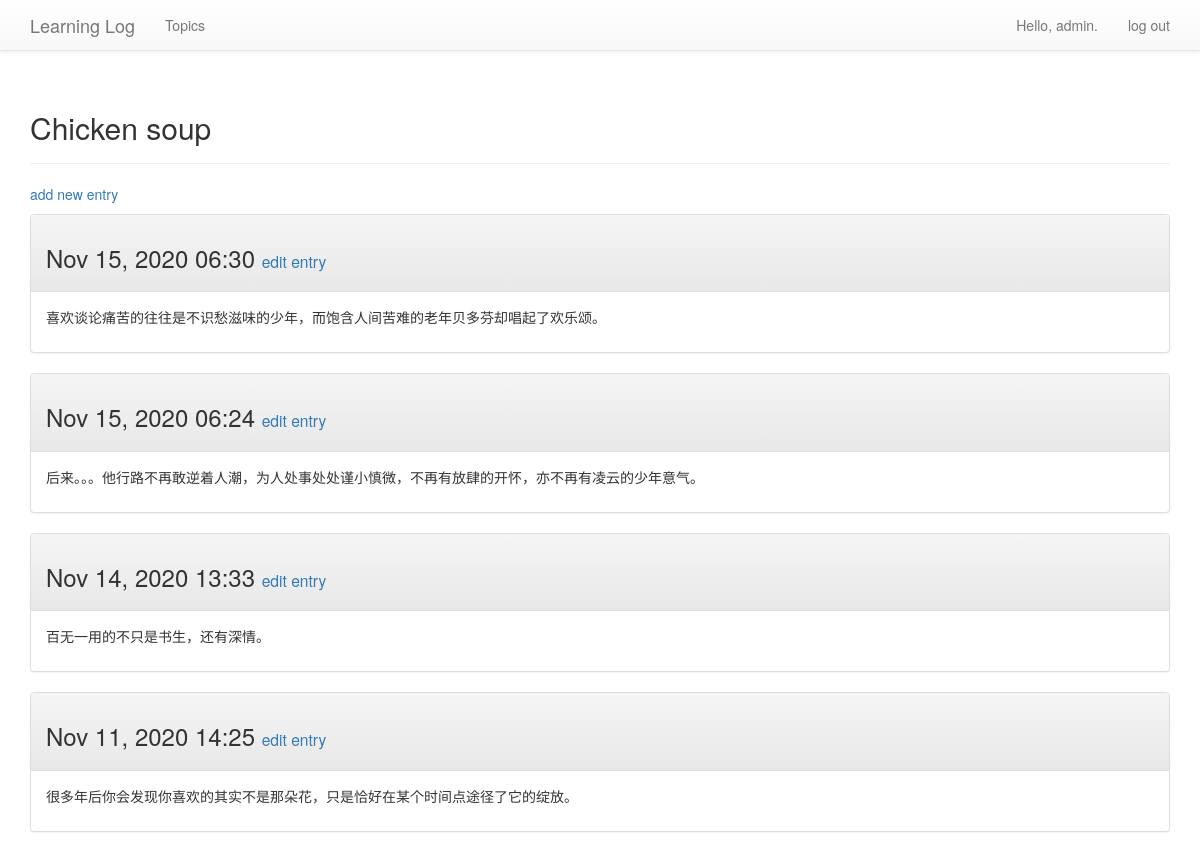
The page /topics/3/ (signed in) on the database its author committed.
### learning_logs/models.py (models this page shows, shortened)
class Topic(models.Model):
    text = models.CharField(max_length=200)
    date_added = models.DateTimeField(auto_now_add=True)
    owner = models.ForeignKey(User, on_delete=models.CASCADE)
    def __str__(self):
        return self.text

class Entry(models.Model):
    topic = models.ForeignKey(Topic, on_delete=models.CASCADE)
    text = models.TextField()
    date_added = models.DateTimeField(auto_now_add=True)
    class Meta:
        verbose_name_plural = 'entries'

### learning_logs/views.py (the view)
# urls.py: re_path(r'^topics/(?P<topic_id>\d+)/$', views.topic, name='topic'),
@login_required()
def topic(request, topic_id):
    topic_item = Topic.objects.get(id=topic_id)
    if topic_item.owner != request.user:
        raise Http404
    entries = topic_item.entry_set.order_by('-date_added')
    content = {'topic': topic_item, 'entries': entries}
    return render(request, 'learning_logs/topic.html', content)

### learning_logs/templates/learning_logs/topic.html (shortened to what this page needs)
<!DOCTYPE html>
<html lang="en">
<head>
</head>
<body>
    {% extends "learning_logs/base.html" %}
    {% block header %}
        <h2>{{ topic }}</h2>
    {% endblock header %}
    {% block content %}
        <p>
            <a href="{% url 'learning_logs:new_entry' topic.id %}">add new entry</a>
        </p>
        {% for entry in entries %}
            <div class="panel panel-default">
                <div class="panel-heading">
                    <h3>
                        {{ entry.date_added|date:'M d, Y H:i' }}
                        <small>
                             <a href="{% url 'learning_logs:edit_entry' entry.id %}">edit entry</a>
                        </small>
                    </h3>
                </div>
                <div class="panel-body">
                    {{ entry.text|linebreaks }}
                </div>
            </div>
        {% empty %}
            <li>There are no entries for this topic yet.</li>
        {% endfor %}
    {% endblock content %}

### learning_logs/templates/learning_logs/base.html (shortened to what this page needs)
{% load bootstrap3 %}
<!DOCTYPE html>
<html lang="en">
<head>
    <link rel="stylesheet" href="https://cdn.bootcss.com/bootstrap/3.3.7/css/bootstrap.min.css" >
    <link rel="stylesheet" href="https://cdn.bootcss.com/bootstrap/3.3.7/css/bootstrap-theme.min.css">
</head>
<body>
    <nav class="navbar navbar-default navbar-static-top">
        <div class="container">
            <div class="navbar-header">
                 <a class="navbar-brand" href="{% url 'learning_logs:index' %}">Learning Log</a>
            </div>
            <div id="navbar" class="navbar-collapse collapse">
                <ul class="nav navbar-nav">
                    <li>
                        <a href="{% url 'learning_logs:topics' %}">Topics</a>
                    </li>
                </ul>
                <ul class="nav navbar-nav navbar-right">
                    {% if user.is_authenticated %}
                        <li><a>Hello, {{ user.username }}.</a></li>
                        <li><a href="{% url 'users:logout' %}">log out</a></li>
                    {% else %}
                        <li><a href="{% url 'users:register' %}">register</a></li>
                        <li><a href="{% url 'users:login' %}">login</a></li>
                    {% endif %}
                </ul>
            </div>
        </div>
    </nav>
    <div class="container">
        <div class="page-header">
             {% block header %}{% endblock header %}
        </div>
         <div >
             {% block content %}{% endblock content %}
        </div>
    </div>
</body>
</html>

### rows shown on the page
Topic: text "Chicken soup"
Entry: date_added "Nov 15, 2020 06:30", text "喜欢谈论痛苦的往往是不识愁滋味的少年，而饱含人间苦难的老年贝多芬却唱起了欢乐颂。"
Entry: date_added "Nov 15, 2020 06:24", text "后来。。。他行路不再敢逆着人潮，为人处事处处谨小慎微，不再有放肆的开怀，亦不再有凌云的少年意气。"
Entry: date_added "Nov 14, 2020 13:33", text "百无一用的不只是书生，还有深情。"
Entry: date_added "Nov 11, 2020 14:25", text "很多年后你会发现你喜欢的其实不是那朵花，只是恰好在某个时间点途径了它的绽放。"

### other values the page prints
{{ user.username }} "admin"
